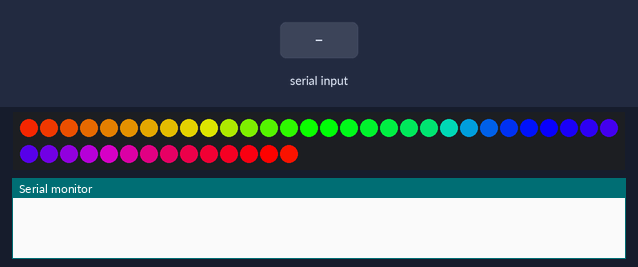
Bench run of a sketch on a simulated Arduino Uno, built with avr-gcc and run on an emulated ATmega328P. On the bench: 44 RGB LEDs in strip order, left to right, continuing on the next row, the last lines printed to the serial monitor. Inputs (shaded band) come from the test bench. Dim RGB values are drawn brighter than linear.

Above: at 1.26 s.
1.3 s: "1,90,45\n" received over Serial
At 1.7 s:
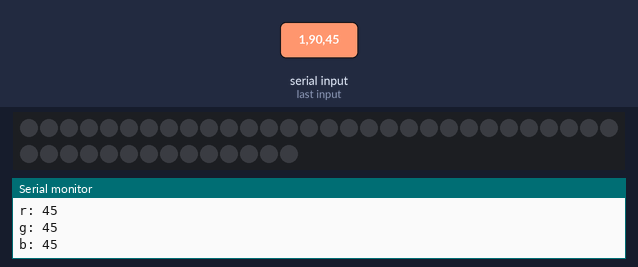
At 2.3 s:
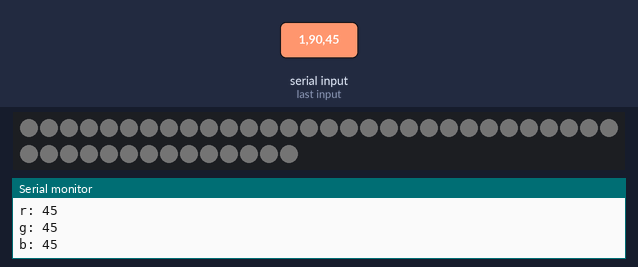
Timing chart, 0 to 4.3 s (numbered marks = the images above; inputs shaded):
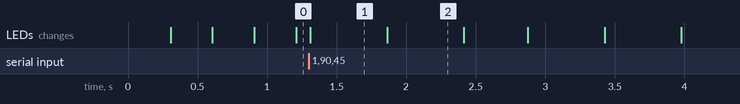

Measured:
- after the input at 1.3 s, the LEDs: change at once (image 1)
- what the display in image 1 shows lasts 0.6 s, from 1.3 s to 1.9 s

The sketch:

sketch_may7a_green_first.ino
```cpp
#include <FastLED.h>

#define NUM_LEDS 44
#define DATA_PIN 6

CRGB leds[NUM_LEDS];

void setup()
{
  FastLED.addLeds<NEOPIXEL, DATA_PIN>(leds, NUM_LEDS);
  Serial.begin(9600);
}

enum Mode
{
  RAINBOW,
  PULSE,
  SOLID,
  IMMERSIVE
};

struct input
{
  Mode mode;
  int delay;
  int r;
  int g;
  int b;
};

struct input parseInput(String input)
{
  struct input parsedInput;

  int commaIndex = input.indexOf(',');
  int mode = input.substring(0, commaIndex).toInt();
  input = input.substring(commaIndex + 1);

  commaIndex = input.indexOf(',');
  int delay = input.substring(0, commaIndex).toInt();
  input = input.substring(commaIndex + 1);

  commaIndex = input.indexOf(',');
  int r = input.substring(0, commaIndex).toInt();
  input = input.substring(commaIndex + 1);

  commaIndex = input.indexOf(',');
  int g = input.substring(0, commaIndex).toInt();
  input = input.substring(commaIndex + 1);

  int b = input.toInt();

  Serial.print("mode: ");
  Serial.println(mode);
  Serial.print("delay: ");
  Serial.println(delay);
  Serial.print("r: ");
  Serial.println(r);
  Serial.print("g: ");
  Serial.println(g);
  Serial.print("b: ");
  Serial.println(b);

  parsedInput.mode = static_cast<Mode>(mode);
  parsedInput.delay = delay;
  parsedInput.r = r;
  parsedInput.g = g;
  parsedInput.b = b;

  return parsedInput;
}

static Mode previousMode = RAINBOW;
static Mode currentMode = RAINBOW;

void loop()
{
  static int currentR = 255;
  static int currentG = 255;
  static int currentB = 255;
  static int brightness = 0;
  static int delta = 1;
  static int animationDelay = 1;
  static int previousColorR = 255;
  static int previousColorG = 255;
  static int previousColorB = 255;

  if (Serial.available() > 0)
  {
    String input = Serial.readStringUntil('\n');
    struct input parsedInput = parseInput(input);

    previousMode = currentMode;

    currentMode = parsedInput.mode;
    currentR = parsedInput.r;
    currentG = parsedInput.g;
    currentB = parsedInput.b;
    animationDelay = parsedInput.delay;
  }

  switch (currentMode)
  {
    case RAINBOW:
    {
      static int hueOffset = 0;
      for (int i = 0; i < NUM_LEDS; i++)
      {
        leds[i] = CHSV((i * 255 / NUM_LEDS + hueOffset) % 255, 255, 255);
      }
      FastLED.show();
      hueOffset++;
      if (hueOffset >= 255)
        hueOffset = 0;
      delay(animationDelay);
    }
    break;

    case PULSE:
    {
      for (int i = 0; i < NUM_LEDS; i++)
      {
        leds[i] = CRGB(currentR * brightness / 255, currentG * brightness / 255, currentB * brightness / 255);
      }
      FastLED.show();
      brightness += delta;
      if (brightness == 255 || brightness == 0)
      {
        delta = -delta;
      }
      delay(animationDelay);
      break;
    }

    case SOLID:
    {
      for (int i = 0; i < NUM_LEDS; i++)
      {
        leds[i] = CRGB(currentR, currentG, currentB);
      }
      FastLED.show();
      break;
    }

    case IMMERSIVE:
    {
      bool updated = false;

      if (currentB != previousColorB)
      {
        previousColorB += (currentB > previousColorB) ? 1 : -1;
        updated = true;
      }

      if (currentG != previousColorG)
      {
        previousColorG += (currentG > previousColorG) ? 1 : -1;
        updated = true;
      }

      if (currentR != previousColorR)
      {
        previousColorR += (currentR > previousColorR) ? 1 : -1;
        updated = true;
      }

      if (updated)
      {
        for (int i = 0; i < NUM_LEDS; i++)
        {
          leds[i] = CRGB(previousColorR, previousColorG, previousColorB);
        }
        FastLED.show();
        delay(animationDelay / 50);
      }
      break;
    }
  }
}
```
